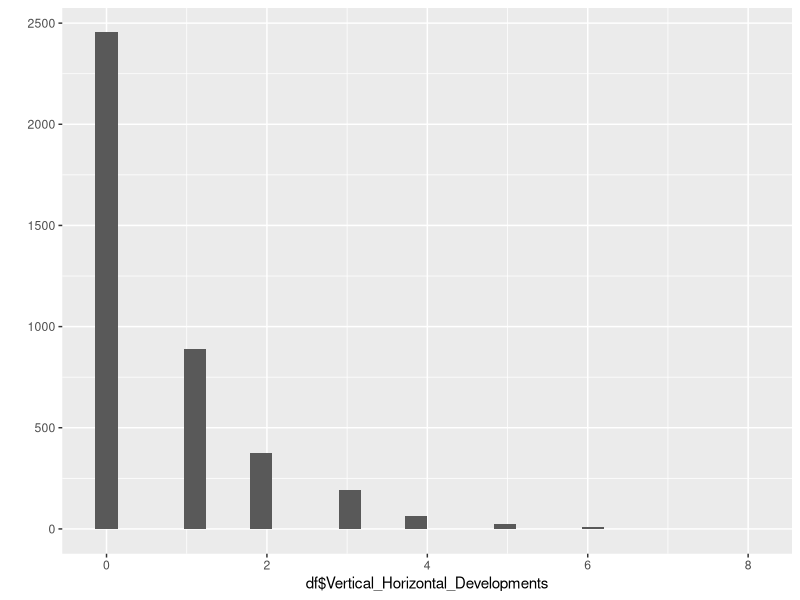
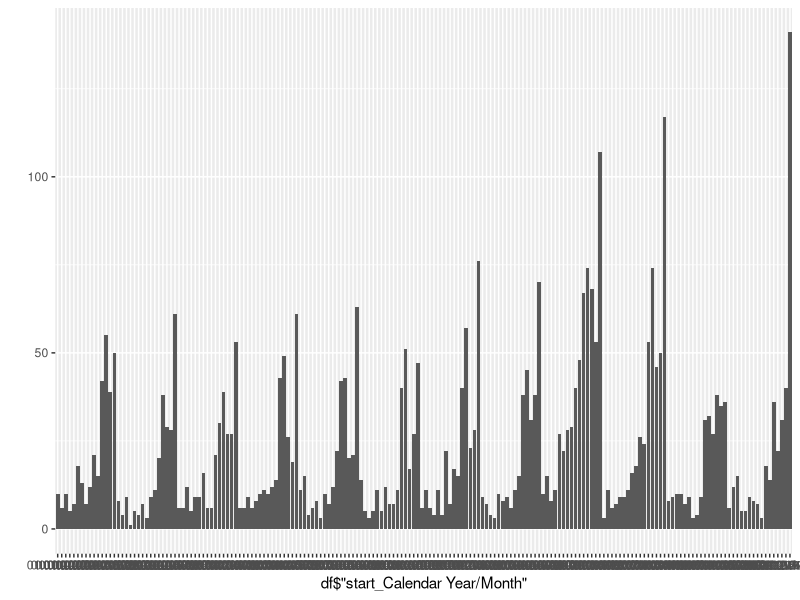
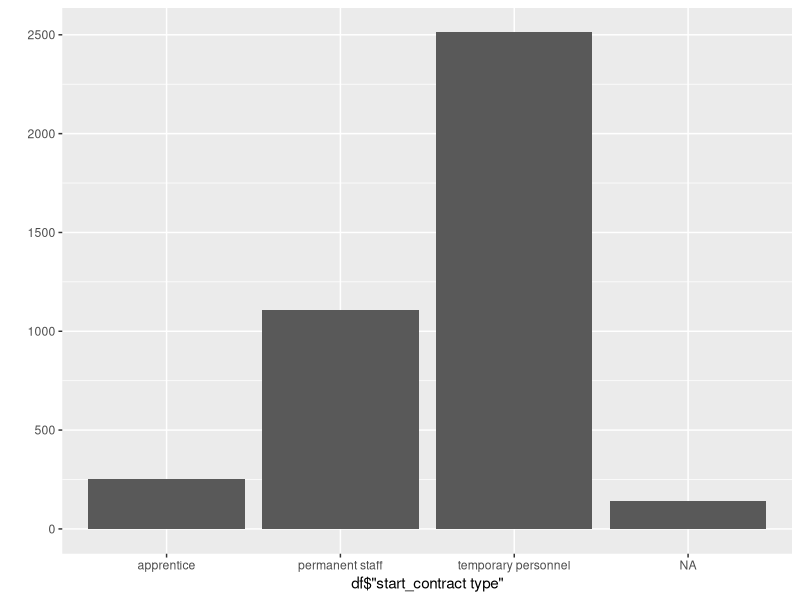
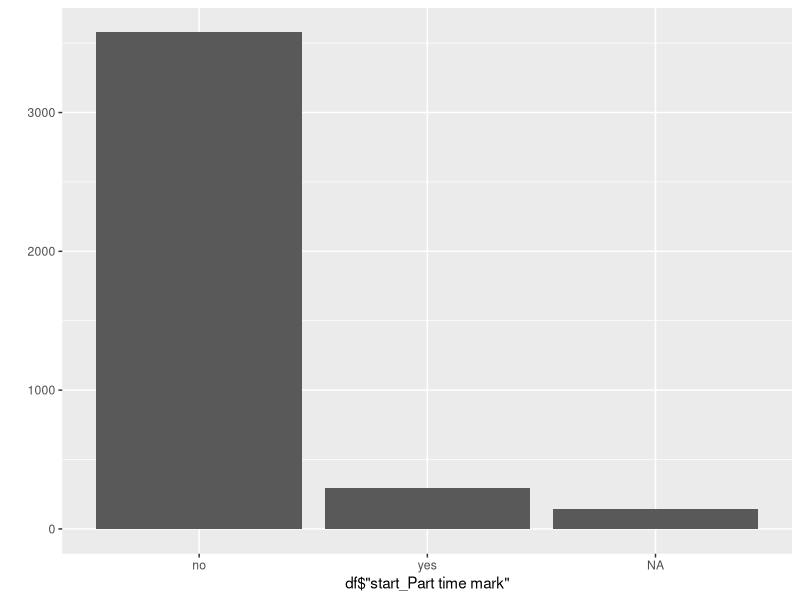
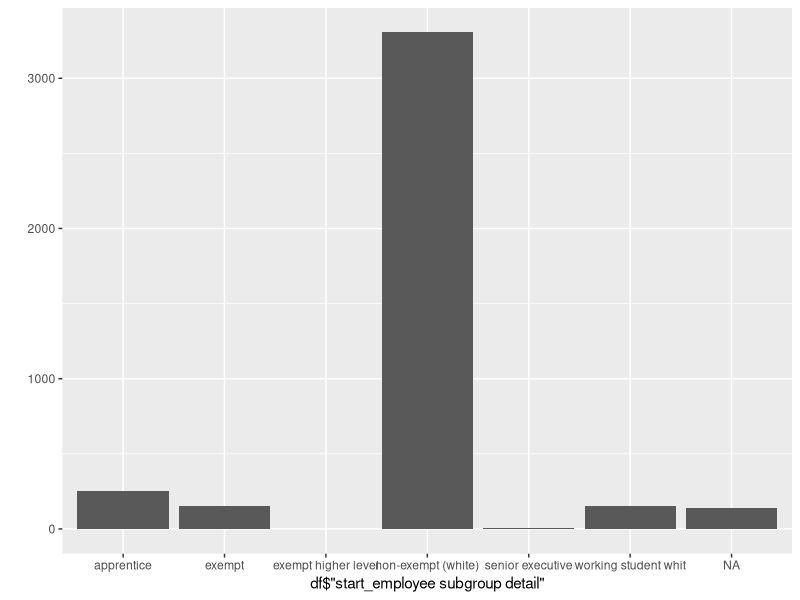
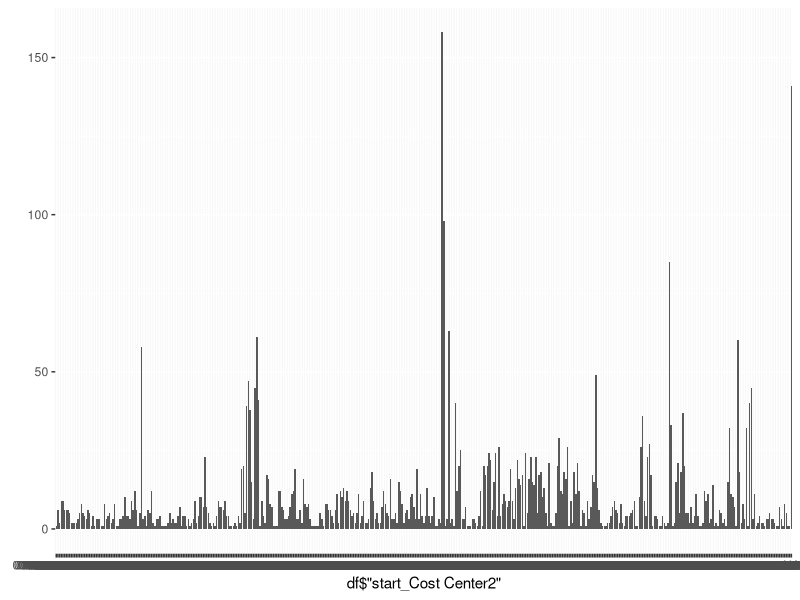
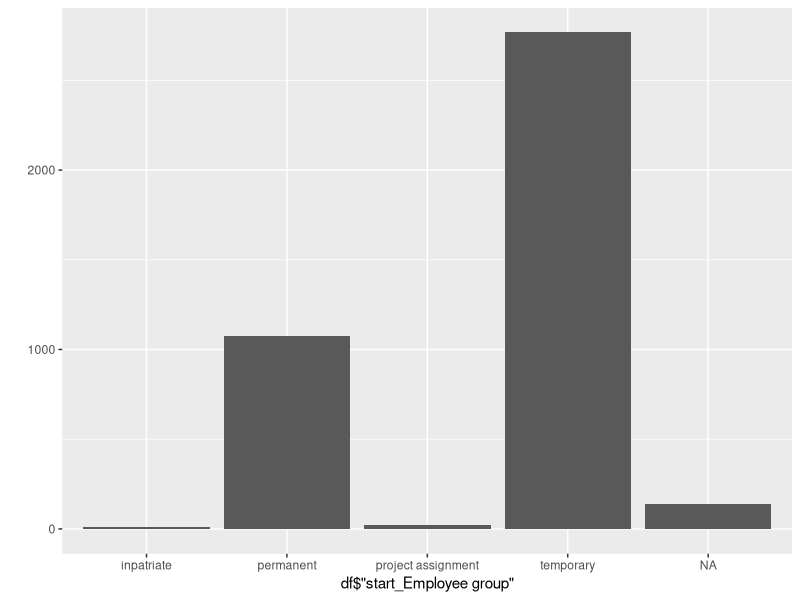
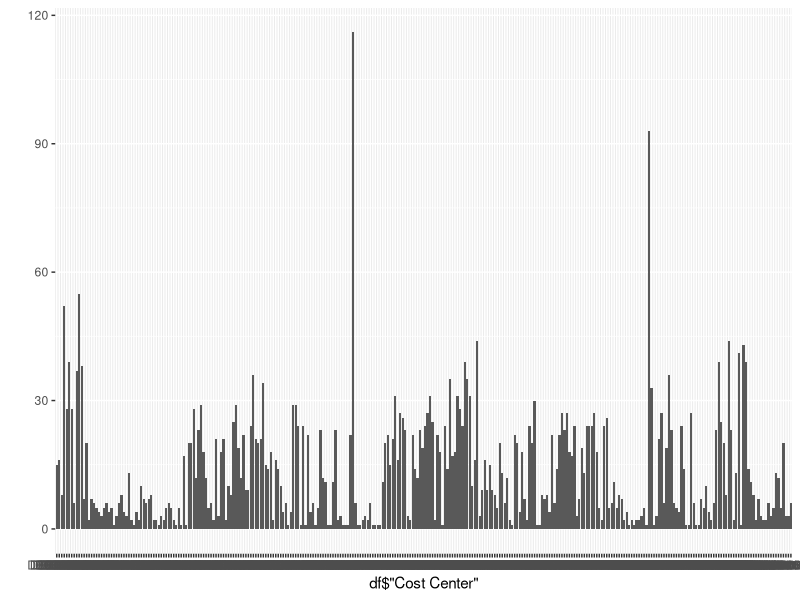

Here is the R script that generated these plots, in order:
## ---- chunk 1
library(readxl)
library(ggplot2)

df <- read_xlsx("Markdowns/20211209_raw_dataset.xlsx")
View(df)

## ---- chunk 2
unique(df$Vertical_Horizontal_Developments)
summary(df$Vertical_Horizontal_Developments)
sum(is.na(df$Vertical_Horizontal_Developments))
qplot(df$Vertical_Horizontal_Developments)
## ---- chunk 3
unique(df$'start_Calendar Year/Month')
summary(df$'start_Calendar Year/Month')
sum(is.na(df$'start_Calendar Year/Month'))
qplot(df$'start_Calendar Year/Month')
#hier nach Jahren und eventuell Monaten splitten, dann könnte man ne Abhängigkeit zeigen, dass z.B. Menschen die Monat Januar anfangen schneller aussteigen als im März :D
## ---- chunk 4
unique(df$'start_contract type')
summary(df$'start_contract type')
sum(is.na(df$'start_contract type'))
qplot(df$'start_contract type')
## ---- chunk 5
unique(df$'start_Part time mark')
summary(df$'start_Part time mark')
sum(is.na(df$'start_Part time mark'))
qplot(df$'start_Part time mark')
## ---- chunk 6
df$`start_Part time mark` <- NULL
## ---- chunk 7
unique(df$'start_employee subgroup detail')
summary(df$'start_employee subgroup detail')
sum(is.na(df$'start_employee subgroup detail'))
qplot(df$'start_employee subgroup detail')
## ---- chunk 8
df$`start_employee subgroup detail` <- NULL
## ---- chunk 9
unique(df$'start_Cost Center2')
summary(df$'start_Cost Center2')
sum(is.na(df$'start_Cost Center2'))
qplot(df$'start_Cost Center2')
## ---- chunk 10
df$`start_Cost Center2` <- NULL
## ---- chunk 11
unique(df$'start_Employee group')
summary(df$'start_Employee group')
sum(is.na(df$'start_Employee groupl'))
qplot(df$'start_Employee group')
## ---- chunk 12
unique(df$'Cost Center')
summary(df$'Cost Center')
sum(is.na(df$'Cost Center'))
qplot(df$'Cost Center')
## ---- chunk 13
df$`Cost Center` <- NULL
## ---- chunk 14
df$`Cost Center` <- NULL
## ---- chunk 15
unique(df$'decrease_Category')
summary(df$'decrease_Category')
sum(is.na(df$'decrease_Category'))
qplot(df$'decrease_Category')
## ---- chunk 16
unique(df$'decrease_Sub-category')
summary(df$'decrease_Sub-category')
sum(is.na(df$'decrease_Sub-category'))
qplot(df$'decrease_Sub-category')
## ---- chunk 17
unique(df$'decrease_SDU Name for ExR')
summary(df$'decrease_SDU Name for ExR')
sum(is.na(df$'decrease_SDU Name for ExR'))
qplot(df$'decrease_SDU Name for ExR')
## ---- chunk 18
unique(df$'decrease_SDU')
summary(df$'decrease_SDU')
sum(is.na(df$'decrease_SDU'))
qplot(df$'decrease_SDU')
## ---- chunk 19
df$decrease_SDU <- NULL
## ---- chunk 20
unique(df$'decrease_Service Stream')
summary(df$'decrease_Service Stream')
sum(is.na(df$'decrease_Service Stream'))
qplot(df$'decrease_Service Stream')
## ---- chunk 21
unique(df$'start_Category')
summary(df$'start_Category')
sum(is.na(df$'start_Category'))
qplot(df$'start_Category')
## ---- chunk 22
unique(df$'start_Sub-category')
summary(df$'start_Sub-category')
sum(is.na(df$'start_Sub-category'))
qplot(df$'start_Sub-category')
## ---- chunk 23
unique(df$'start_SDU Name for ExR')
summary(df$'start_SDU Name for ExR')
sum(is.na(df$'start_SDU Name for ExR'))
qplot(df$'start_SDU Name for ExR')
## ---- chunk 24
unique(df$'start_SDU')
summary(df$'start_SDU')
sum(is.na(df$'start_SDU'))
qplot(df$'start_SDU')
## ---- chunk 25
df$start_SDU <- NULL
## ---- chunk 26
unique(df$'start_Service Stream')
summary(df$'start_Service Stream')
sum(is.na(df$'start_Service Stream'))
qplot(df$'start_Service Stream')
